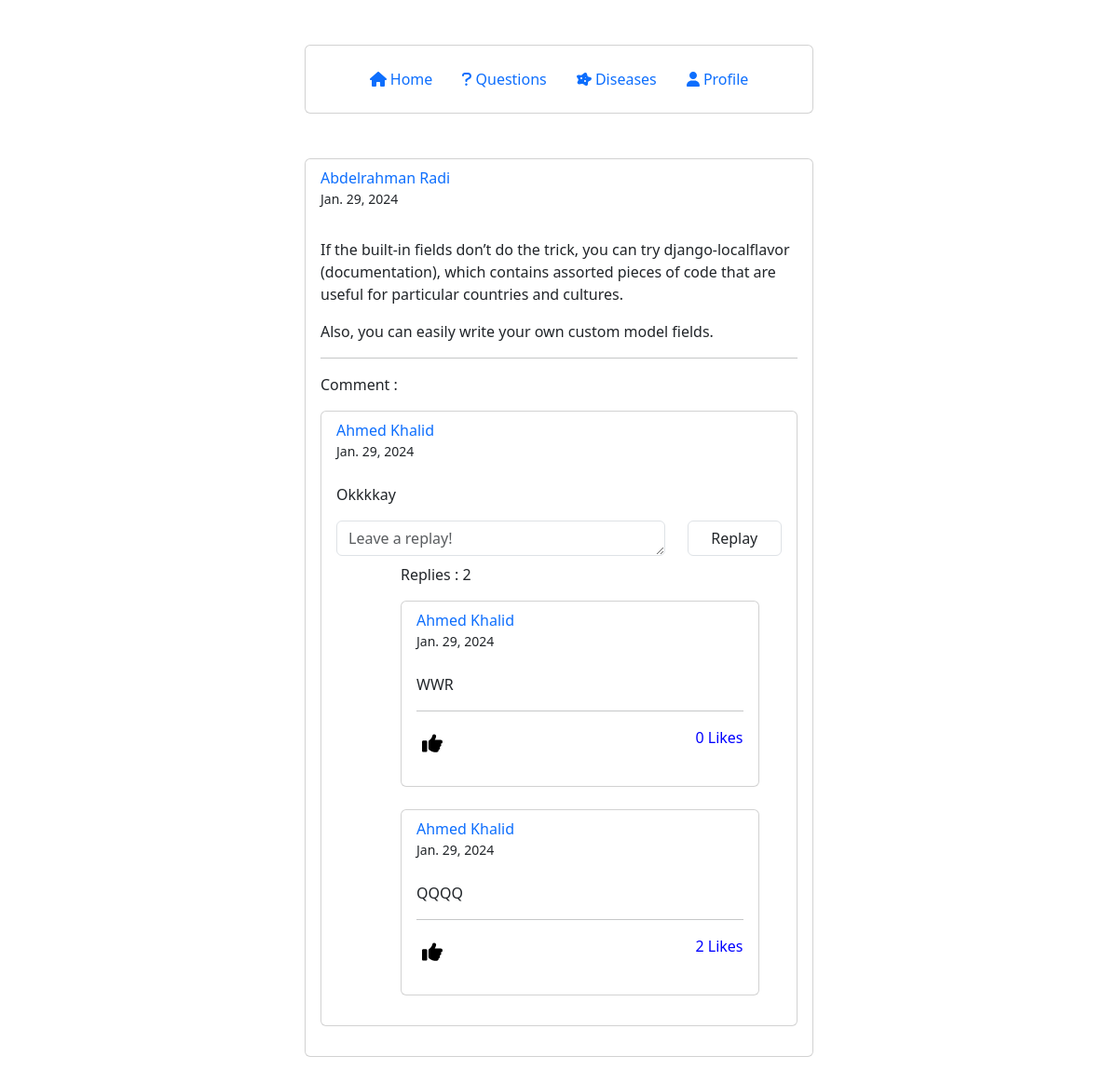
The page /comment_detail/3/2/ (signed in) on the database its author committed.
### account/models.py (models this page shows, shortened)
class Post(models.Model):
    user = models.ForeignKey(User, on_delete=models.CASCADE, null=True)
    body = models.TextField(max_length=1000, null=True)
    post_likes_count = models.PositiveIntegerField(default=0, null=True)
    created_on = models.DateTimeField(auto_now_add=True, null=True)
    last_modified = models.DateTimeField(auto_now=True, null=True)

class Comment(models.Model):
    user = models.ForeignKey(User, on_delete=models.CASCADE, null=True)
    post = models.ForeignKey(Post, on_delete=models.CASCADE, null=True)
    body = models.TextField(max_length=500, null=True)
    comment_likes_count = models.PositiveIntegerField(default=0, null=True)
    created_on = models.DateTimeField(auto_now_add=True, null=True)
    last_modified = models.DateTimeField(auto_now=True, null=True)

class Replay(models.Model):
    user = models.ForeignKey(User, on_delete=models.CASCADE, null=True)
    post = models.ForeignKey(Post, on_delete=models.CASCADE, null=True)
    comment = models.ForeignKey(Comment, on_delete=models.CASCADE, null=True)
    body = models.TextField(max_length=500, null=True)
    replay_likes_count = models.PositiveIntegerField(default=0, null=True)
    created_on = models.DateTimeField(auto_now_add=True, null=True)
    last_modified = models.DateTimeField(auto_now=True, null=True)

### account/views.py (the view, shortened to what this page needs)
# urls.py: path("comment_detail/<pk_post>/<pk_comment>/", views.comment_detail, name="comment_detail"),
@login_required(login_url='login')
def comment_detail(request, pk_post, pk_comment):
    if request.method == "GET":
        user = request.user
        post = Post.objects.get(pk=pk_post)
        comment = Comment.objects.get(pk=pk_comment)
        replies = Replay.objects.filter(comment=comment).order_by("-created_on")
        likes = ReplayLikes.objects.filter(user=user)
        combined_data = {}                          # Assuming posts and likes are lists or querysets
        for replay in replies:                      # Initialize combined_data with 'unlike' for all posts
            combined_data[replay] = 'unlike'
        for like in likes:                          # Update combined_data based on likes
            if like.replay in combined_data:
                combined_data[like.replay] = 'like'
        replay_form = ReplayForm()
        context = {
            'user': user,
            'post': post,
            "comment": comment,
            "combined_data": combined_data,
            "replay_form": replay_form,
        }
        return render(request, "post/detail_comment.html", context)

### account/forms.py
class ReplayForm(forms.Form):
    body = forms.CharField(
        widget=forms.Textarea(
            attrs={"class": "form-control", "placeholder": "Leave a replay!", "rows": 1}
        )
    )

### account/templates/post/detail_comment.html (shortened to what this page needs)
{% extends "base.html" %}
{% block page_content %}
    <div class="container mt-5 mb-5">
        <div class="row d-flex align-items-center justify-content-center">
            <div class="col-md-6">
                <div class="card">
                    <div class="d-flex flex-column p-2 px-3">
                        {% if user == post.user %}
                            <a style="text-decoration: none" href="{% url 'user_profile' %}">
                                <span class="font-weight-bold"> {{ post.user.first_name }} {{ post.user.last_name }} </span><br>
                            </a>
                            <small >{{ post.created_on.date }}</small>
                        {% else %}
                            <a style="text-decoration: none" href="{% url 'user_profile_everyone' post.user.id %}">
                                <span class="font-weight-bold"> {{ post.user.first_name }} {{ post.user.last_name }} </span><br>
                            </a>
                            <small >{{ post.created_on.date }}</small>
                        {% endif %}
                    </div>
                    <div class="p-2 px-3">
                        <p class="text-justify"> {{ post.body | linebreaks | safe }} </p>
                        <hr>
                        <p>Comment :</p>
                        <div class="card">
                            <div class="d-flex flex-column p-2 px-3">
                                {% if user == comment.user %}
                                    <a style="text-decoration: none" href="{% url 'user_profile' %}">
                                        <span class="font-weight-bold"> {{ comment.user.first_name }} {{ comment.user.last_name }} </span><br>
                                    </a>
                                    <small >{{ comment.created_on.date }}</small>
                                {% else %}
                                    <a style="text-decoration: none" href="{% url 'user_profile_everyone' comment.user.id %}">
                                        <span class="font-weight-bold"> {{ comment.user.first_name }} {{ comment.user.last_name }} </span><br>
                                    </a>
                                    <small >{{ comment.created_on.date }}</small>
                                {% endif %}
                            </div>
                            <div class="px-3">
                                <p class="text-justify"> {{ comment.body | linebreaks | safe }} </p>
                                <div class="comments">
                                    <div class="row">
                                        <form method="post">
                                            <div class="row">
                                                <div class="col-9" class="comment-input">
                                                    {{ replay_form.body }}
                                                </div>
                                                <div class="col-3" class="comment-input">
                                                    <button type="submit" class="form-control">Replay</button>
                                                </div>
                                            </div>
                                        </form>
                                    </div>
                                </div>
                            </div>
                            <div class="row">
                                <div class="col-2">
                                </div>
                                <div class="col-9 p-2">
                                    <p>Replies : {{ comment.replay_set.count }}</p>
                                    {% for replay, like in combined_data.items %}
                                        <div class="card ">
                                            <div class="row">
                                                <div class="col-9">
                                                    <div class="d-flex flex-column p-2 px-3">
                                                        {% if user == replay.user %}
                                                            <a style="text-decoration: none" href="{% url 'user_profile' %}">
                                                                <span class="font-weight-bold"> {{ replay.user.first_name }} {{ replay.user.last_name }} </span><br>
                                                            </a>
                                                            <small >{{ replay.created_on.date }}</small>
                                                        {% else %}
                                                            <a style="text-decoration: none" href="{% url 'user_profile_everyone' replay.user.id %}">
                                                                <span class="font-weight-bold"> {{ replay.user.first_name }} {{ replay.user.last_name }} </span><br>
                                                            </a>
                                                            <small >{{ replay.created_on.date }}</small>
                                                        {% endif %}
                                                    </div>
                                                </div>
                                            </div>
                                            <div class="px-3">
                                                <p class="text-justify"> {{ replay.body | linebreaks | safe }} </p>
                                                <hr>
                                                <div class="d-flex justify-content-between align-items-center">
                                                    <form action="{% url 'like_replay' post.id comment.id replay.id %}" method="post">
                                                        {% if like == 'like' %}
                                                            <button type="submit" style="border: none; background: none;">
                                                                <i style="color: blue; font-size:22px;" class="fas fa-thumbs-up"></i>
                                                            </button>
                                                        {% elif like == 'unlike' %}
                                                            <button type="submit" style="border: none; background: none;">
                                                                <i style="color: black; font-size:22px;" class="fas fa-thumbs-up"></i>
                                                            </button>
                                                        {% endif %}
                                                    </form>
                                                    <div>
                                                        <p style="text-decoration: none; color:blue;"> {{ replay.replay_likes_count }} Likes </p>
                                                    </div>
                                                </div>
                                            </div>
                                            <br>
                                        </div>
                                        <br>
                                    {% endfor %}
                                </div>
                                <div class="col-1"></div>
                            </div>
                        </div>
                        <br>
                    </div>
                </div>
                <br>
            </div>
        </div>
    </div>
{% endblock page_content %}

### static/css/base.css (style rules this page uses)
body { background-color: #eee; font-family: "Poppins", sans-serif; font-weight: 300 }
.card { border:none }
hr { color: #a09c9c; margin-top: 4px; margin-bottom: 8px }
.form-control { border-radius: 26px }

### rows shown on the page
Post: user.first_name "Abdelrahman", user.last_name "Radi", created_on "Jan. 29, 2024", body "If the built-in fields don’t do the trick, you can try django-localflavor (documentation), which contains assorted pieces of code that are useful for particular countries and cultures. Also, you can easily write your own custom model fields."
Comment: user.first_name "Ahmed", user.last_name "Khalid", created_on "Jan. 29, 2024", body "Okkkkay", replay_set.count "2"
Replay: user.first_name "Ahmed", user.last_name "Khalid", created_on "Jan. 29, 2024", body "WWR", replay_likes_count "0"
Replay: user.first_name "Ahmed", user.last_name "Khalid", created_on "Jan. 29, 2024", body "QQQQ", replay_likes_count "2"
